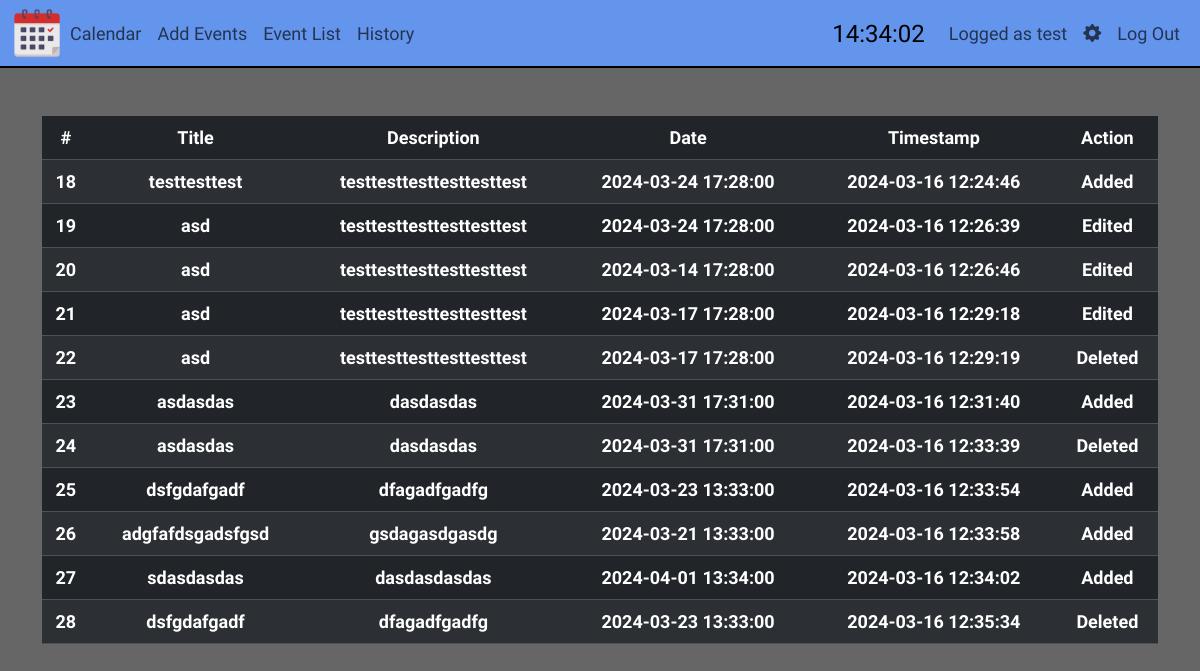
Page /history (signed in) on the committed database.
### tables this page shows
CREATE TABLE users (id INTEGER PRIMARY KEY AUTOINCREMENT NOT NULL, username TEXT NOT NULL, hash TEXT NOT NULL, email TEXT NOT NULL);

CREATE TABLE history (id INTEGER PRIMARY KEY AUTOINCREMENT NOT NULL, user_id INTEGER NOT NULL, title TEXT NOT NULL, description TEXT NOT NULL, date TEXT NOT NULL, timestamp DATETIME DEFAULT CURRENT_TIMESTAMP, action TEXT NOT NULL, FOREIGN KEY(user_id) REFERENCES users(id));

### app.py (the view)
@app.route("/history", methods=['GET'])
@login_required
def history():
    mainusername = db.execute("SELECT username FROM users WHERE id = ?", session["user_id"])[0]["username"]
    rows = db.execute("SELECT * FROM history WHERE user_id = ?", session["user_id"])
    return render_template("history.html", rows=rows, mainusername=mainusername)

### app.py (called while the page is built)
def login_required(f):
    @wraps(f)
    def decorated_function(*args, **kwargs):
        if session.get("user_id") is None:
            return redirect("/login")
        return f(*args, **kwargs)
    return decorated_function

@app.after_request
def after_request(response):
    response.headers["Cache-Control"] = "no-cache, no-store, must-revalidate"
    response.headers["Expires"] = 0
    response.headers["Pragma"] = "no-cache"
    return response

@app.template_filter()
def format_datetime(value):
    return datetime.strptime(value, "%Y-%m-%dT%H:%M")

### templates/history.html
{% extends "layout.html" %}
{% block user %}
    {{ mainusername }}
{% endblock %}
{% block main %}
<table class="table table-striped table-dark">
    <thead>
        <tr>
            <th scope="col">#</th>
            <th scope="col">Title</th>
            <th scope="col">Description</th>
            <th scope="col">Date</th>
            <th scope="col">Timestamp</th>
            <th scope="col">Action</th>
        </tr>
    </thead>
    <tbody>
            {% for row in rows %}
            <tr>
                <td> {{ row.id }} </td>
                <td> {{ row.title }} </td>
                <td> {{ row.description }}
                <td> {{ row.date | format_datetime }} </td>
                <td> {{ row.timestamp }} </td>
                <td> {{ row.action }} </td>
            </tr>
            {% endfor %}
    </tbody>
</table>
{% endblock %}

### templates/layout.html (shortened to what this page needs)
<!DOCTYPE html>
<html lang="en">
    <head>
        <link href="https://cdn.jsdelivr.net/npm/bootstrap@5.3.2/dist/css/bootstrap.min.css" rel="stylesheet">
        <link rel="stylesheet" href="https://cdn.jsdelivr.net/npm/bootstrap-icons@1.11.3/font/bootstrap-icons.min.css">
        <link href="/static/styles.css" rel="stylesheet">
    </head>
<body onload="timer();">
    <nav class="navbar navbar-expand-md navbar-light">
        <div class="container-fluid">
            <a href="/"><img src="static/main.png" class="img-fluid"></a>
            <div class="collapse navbar-collapse" id="navbar">
                {% if session["user_id"] %}
                    <ul class="logo navbar-nav me-auto">
                        <li class="nav-item"><a class="nav-link" href="/">Calendar</a></li>
                        <li class="nav-item"><a class="nav-link" href="/add">Add Events</a></li>
                        <li class="nav-item"><a class="nav-link" href="/list">Event List</a></li>
                        <li class="nav-item"><a class="nav-link" href="/history">History</a></li>
                    </ul>
                    <ul class="logo navbar-nav ms-auto">
                        <li class="nav-item"><div id="clock" class="logo mx-3 mt-1"></div></li>
                        <li class="nav-item"><a class="nav-link">Logged as {% block user %}{% endblock %}</a></li>
                        <li class="nav-item"><a class="nav-link" href="/settings"><i class="bi bi-gear-fill"></i></a></li>
                        <li class="nav-item"><a class="nav-link" href="/logout">Log Out</a></li>
                    </ul>
                {% endif %}
            </div>
    </nav>
    <main class="container py-5 text-center">
        {% block main %}{% endblock %}
    </main>
</body>
</html>

### static/styles.css (style rules this page uses)
body { font-family: "Dosis", sans-serif; background-color: #666666; }
nav { border-bottom: 2px black solid; background-color: cornflowerblue; }
img { width: 50px; }
a { text-decoration: none; }
ul { list-style-type: none; }
.logo, .logo2 { font-family: "Kanit", sans-serif; color: black; text-decoration: none; font-size: 18px; }
table { font-weight: 600; font-size: 18px; }
#clock { font-size: 24px; }

### rows in the picture
users: username "test"
history: id "18", title "testtesttest", description "testtesttesttesttesttest", date "2024-03-24 17:28:00", timestamp "2024-03-16 12:24:46", action "Added"
history: id "19", title "asd", description "testtesttesttesttesttest", date "2024-03-24 17:28:00", timestamp "2024-03-16 12:26:39", action "Edited"
history: id "20", title "asd", description "testtesttesttesttesttest", date "2024-03-14 17:28:00", timestamp "2024-03-16 12:26:46", action "Edited"
history: id "21", title "asd", description "testtesttesttesttesttest", date "2024-03-17 17:28:00", timestamp "2024-03-16 12:29:18", action "Edited"
history: id "22", title "asd", description "testtesttesttesttesttest", date "2024-03-17 17:28:00", timestamp "2024-03-16 12:29:19", action "Deleted"
history: id "23", title "asdasdas", description "dasdasdas", date "2024-03-31 17:31:00", timestamp "2024-03-16 12:31:40", action "Added"
history: id "24", title "asdasdas", description "dasdasdas", date "2024-03-31 17:31:00", timestamp "2024-03-16 12:33:39", action "Deleted"
history: id "25", title "dsfgdafgadf", description "dfagadfgadfg", date "2024-03-23 13:33:00", timestamp "2024-03-16 12:33:54", action "Added"
history: id "26", title "adgfafdsgadsfgsd", description "gsdagasdgasdg", date "2024-03-21 13:33:00", timestamp "2024-03-16 12:33:58", action "Added"
history: id "27", title "sdasdasdas", description "dasdasdasdas", date "2024-04-01 13:34:00", timestamp "2024-03-16 12:34:02", action "Added"
history: id "28", title "dsfgdafgadf", description "dfagadfgadfg", date "2024-03-23 13:33:00", timestamp "2024-03-16 12:35:34", action "Deleted"
